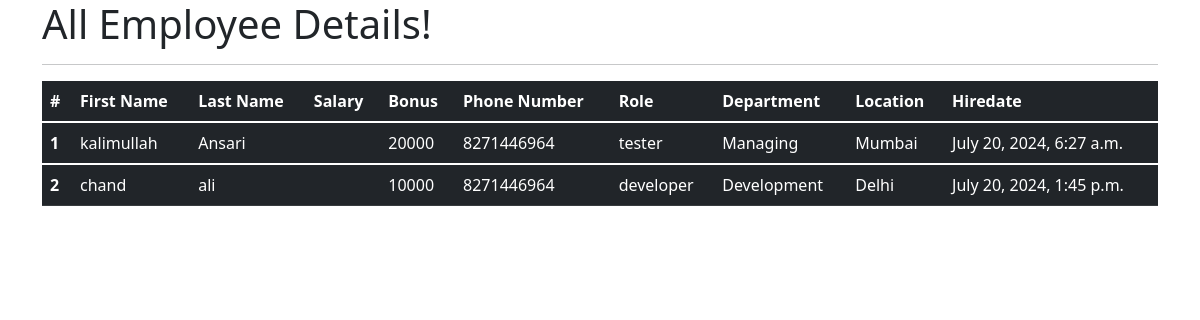
Page /view_all on the committed database.
### emp_app/models.py (models this page shows, shortened)
class employee(models.Model):
    first_name = models.CharField(max_length=100,null=False)
    last_name = models.CharField(max_length=100,null=False)
    dept = models.ForeignKey(department,on_delete=models.CASCADE)
    sallary = models.IntegerField(default=0)
    bonus = models.IntegerField(default=0)
    role = models.ForeignKey(role,on_delete=models.CASCADE)
    phone = models.IntegerField(default=0)
    hire_date = models.DateTimeField()
    def __str__(self) -> str:
        return f"{self.first_name},{self.last_name},{self.phone}"

class role(models.Model):
    name = models.CharField(max_length=100,null=False)

class department(models.Model):
    name = models.CharField(max_length=100,null=False)
    location = models.CharField(max_length=100)

### emp_app/views.py (the view)
# urls.py: path('view_all', views.view_all, name='view_all'),
def view_all(request):
    emps = employee.objects.all()
    context = {
        'emps': emps
    }
    print(context)
    return render(request, 'view_all_emp.html', context)

### emp_app/templates/view_all_emp.html (shortened to what this page needs)
<!DOCTYPE html>
<html lang="en">
<head>
  <link href="https://cdn.jsdelivr.net/npm/bootstrap@5.1.3/dist/css/bootstrap.min.css" rel="stylesheet">
</head>
  <body>
  <div class="container">
          <h1>All Employee Details!</h1>
      <hr>
     <table class="table table-dark">
  <thead>
    <tr>
      <th scope="col">#</th>
      <th scope="col">First Name</th>
      <th scope="col">Last Name</th>
      <th scope="col">Salary</th>
      <th scope="col">Bonus</th>
      <th scope="col">Phone Number</th>
      <th scope="col">Role</th>
      <th scope="col">Department</th>
      <th scope="col">Location</th>
      <th scope="col">Hiredate</th>
    </tr>
  </thead>
         {% for emp in emps %}
  <tbody>
    <tr>
      <th scope="row">{{emp.id}}</th>
      <td>{{emp.first_name}}</td>
      <td>{{emp.last_name}}</td>
      <td>{{emp.salary}}</td>
      <td>{{emp.bonus}}</td>
      <td>{{emp.phone}}</td>
      <td>{{emp.role.name}}</td>
      <td>{{emp.dept.name}}</td>
      <td>{{emp.dept.location}}</td>
      <td>{{emp.hire_date}}</td>
    </tr>
  </tbody>
         {% endfor %}
</table>
  </div>
  </body>
</html>

### rows in the picture
employee: id "1", first_name "kalimullah", last_name "Ansari", bonus "20000", phone "8271446964", role.name "tester", dept.name "Managing", dept.location "Mumbai", hire_date "July 20, 2024, 6:27 a.m."
employee: id "2", first_name "chand", last_name "ali", bonus "10000", phone "8271446964", role.name "developer", dept.name "Development", dept.location "Delhi", hire_date "July 20, 2024, 1:45 p.m."
